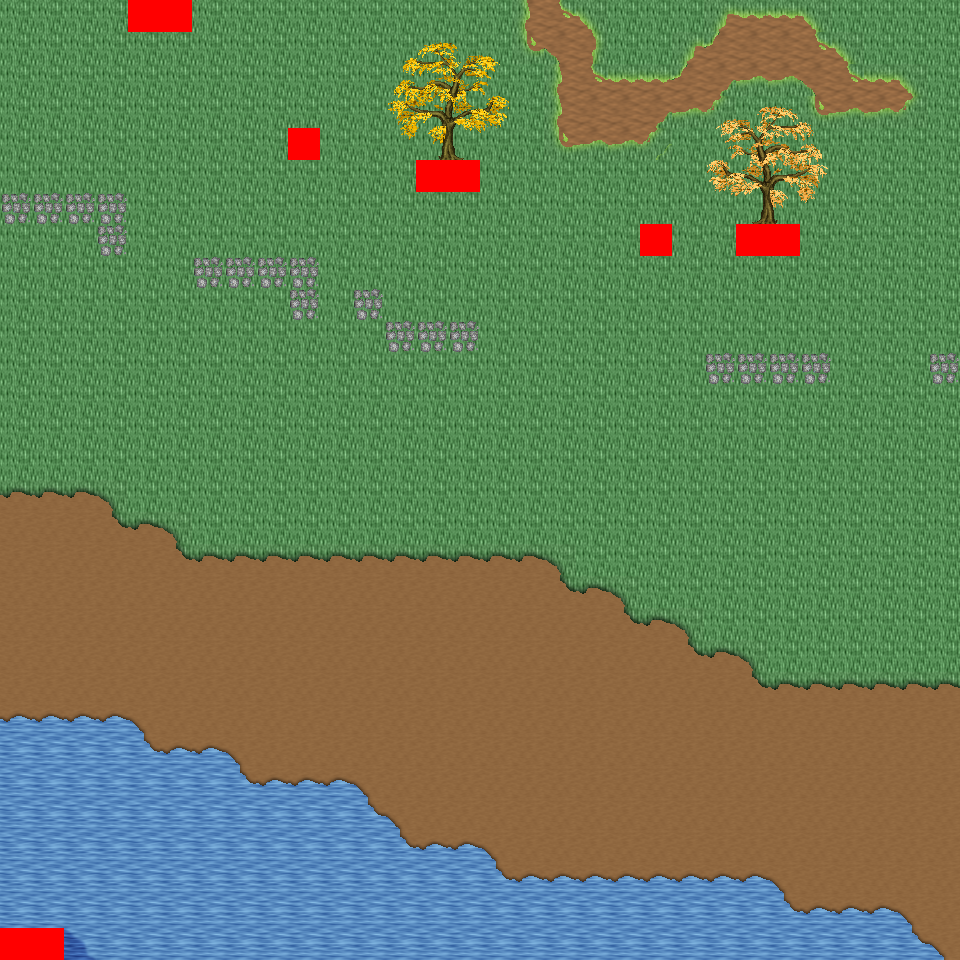

A level layout from a 2D game, rendered from its tile map. Below: a short description, then the map file with tile-grid data replaced by summaries:
An orthogonal 30x30 tile map with 32x32 px tiles, 6 tile layers (Ground, Object, Object2, Above, ...), 29 tilesets and 4 objects (4x mapExit).

<map version="1.0" orientation="orthogonal" renderorder="right-down" width="30" height="30" tilewidth="32" tileheight="32" nextobjectid="5">
  <tileset firstgid="1" name="tileset_logic_collision" tilewidth="32" tileheight="32" tilecount="1" columns="1">
    <image source="../drawable/tileset_logic_collision.png" width="32" height="32" />
  </tileset>
  <tileset firstgid="2" name="tileset_ground_ground" tilewidth="32" tileheight="32" tilecount="33" columns="3">
    <image source="../drawable/tileset_ground_ground.png" width="96" height="352" />
  </tileset>
  <tileset firstgid="35" name="tileset_building_castle" tilewidth="32" tileheight="32" tilecount="320" columns="20">
    <image source="../drawable/tileset_building_castle.png" width="640" height="512" />
  </tileset>
  <tileset firstgid="355" name="tileset_ground_grass_corners" tilewidth="32" tileheight="32" tilecount="24" columns="6">
    <image source="../drawable/tileset_ground_grass_corners.png" width="192" height="128" />
  </tileset>
  <tileset firstgid="379" name="tileset_ground_grass_edges" tilewidth="32" tileheight="32" tilecount="36" columns="12">
    <image source="../drawable/tileset_ground_grass_edges.png" width="384" height="96" />
  </tileset>
  <tileset firstgid="415" name="tileset_ground_water_pool" tilewidth="32" tileheight="32" tilecount="72" columns="3">
    <image source="../drawable/tileset_ground_water_pool.png" width="96" height="768" />
  </tileset>
  <tileset firstgid="487" name="tileset_ground_earth_edges" tilewidth="32" tileheight="32" tilecount="18" columns="6">
    <image source="../drawable/tileset_ground_earth_edges.png" width="192" height="96" />
  </tileset>
  <tileset firstgid="505" name="tileset_item_weapon_cannon" tilewidth="32" tileheight="32" tilecount="12" columns="3">
    <image source="../drawable/tileset_item_weapon_cannon.png" width="96" height="128" />
  </tileset>
  <tileset firstgid="517" name="tileset_item_pot_barrels_1" tilewidth="32" tileheight="32" tilecount="8" columns="4">
    <image source="../drawable/tileset_item_pot_barrels_1.png" width="128" height="64" />
  </tileset>
  <tileset firstgid="525" name="tileset_ground_cobbled_paving" tilewidth="32" tileheight="32" tilecount="1" columns="1">
    <image source="../drawable/tileset_ground_cobbled_paving.png" width="32" height="32" />
  </tileset>
  <tileset firstgid="526" name="tileset_ground_ridge_earth_pale" tilewidth="32" tileheight="32" tilecount="96" columns="12">
    <image source="../drawable/tileset_ground_ridge_earth_pale.png" width="384" height="256" />
  </tileset>
  <tileset firstgid="622" name="tileset_plant_bushes_and_trees" tilewidth="32" tileheight="32" tilecount="144" columns="16">
    <image source="../drawable/tileset_plant_bushes_and_trees.png" width="512" height="289" />
  </tileset>
  <tileset firstgid="766" name="tileset_plant_bush_leafy_2" tilewidth="32" tileheight="32" tilecount="12" columns="6">
    <image source="../drawable/tileset_plant_bush_leafy_2.png" width="192" height="64" />
  </tileset>
  <tileset firstgid="778" name="tileset_plant_bush_flowering" tilewidth="32" tileheight="32" tilecount="72" columns="8">
    <image source="../drawable/tileset_plant_bush_flowering.png" width="256" height="288" />
  </tileset>
  <tileset firstgid="850" name="tileset_plant_stump_small_stump" tilewidth="32" tileheight="32" tilecount="4" columns="2">
    <image source="../drawable/tileset_plant_stump_small_stump.png" width="64" height="64" />
  </tileset>
  <tileset firstgid="854" name="tileset_plant_tree_fall_trees" tilewidth="32" tileheight="32" tilecount="40" columns="8">
    <image source="../drawable/tileset_plant_tree_fall_trees.png" width="256" height="160" />
  </tileset>
  <tileset firstgid="894" name="tileset_logic_creature_animal" tilewidth="32" tileheight="32" tilecount="32" columns="8">
    <image source="../drawable/tileset_logic_creature_animal.png" width="256" height="128" />
  </tileset>
  <tileset firstgid="926" name="tileset_logic_creature_rodent" tilewidth="32" tileheight="32" tilecount="8" columns="8">
    <image source="../drawable/tileset_logic_creature_rodent.png" width="256" height="32" />
  </tileset>
  <tileset firstgid="934" name="tileset_plant_vine" tilewidth="32" tileheight="32" tilecount="3" columns="1">
    <image source="../drawable/tileset_plant_vine.png" width="32" height="96" />
  </tileset>
  <tileset firstgid="937" name="tileset_building_cottage" tilewidth="32" tileheight="32" tilecount="256" columns="16">
    <image source="../drawable/tileset_building_cottage.png" width="512" height="512" />
  </tileset>
  <tileset firstgid="1193" name="tileset_building_roof_thatched_roof" tilewidth="32" tileheight="32" tilecount="256" columns="16">
    <image source="../drawable/tileset_building_roof_thatched_roof.png" width="512" height="512" />
  </tileset>
  <tileset firstgid="1449" name="tileset_building_window_windows" tilewidth="32" tileheight="32" tilecount="256" columns="16">
    <image source="../drawable/tileset_building_window_windows.png" width="512" height="512" />
  </tileset>
  <tileset firstgid="1705" name="tileset_building_door_doors" tilewidth="32" tileheight="32" tilecount="256" columns="16">
    <image source="../drawable/tileset_building_door_doors.png" width="512" height="512" />
  </tileset>
  <tileset firstgid="1961" name="tileset_building_fence_fence_wooden" tilewidth="32" tileheight="32" tilecount="12" columns="3">
    <image source="../drawable/tileset_building_fence_fence_wooden.png" width="96" height="128" />
  </tileset>
  <tileset firstgid="1973" name="tileset_ground_ground_3" tilewidth="32" tileheight="32" tilecount="5" columns="5">
    <image source="../drawable/tileset_ground_ground_3.png" width="160" height="32" />
  </tileset>
  <tileset firstgid="1978" name="tileset_plant_tree_tree_darkgreen" tilewidth="32" tileheight="32" tilecount="88" columns="8">
    <image source="../drawable/tileset_plant_tree_tree_darkgreen.png" width="256" height="352" />
  </tileset>
  <tileset firstgid="2066" name="tileset_logic_portal" tilewidth="32" tileheight="32" tilecount="24" columns="8">
    <image source="../drawable/tileset_logic_portal.png" width="256" height="96" />
  </tileset>
  <tileset firstgid="2090" name="tileset_building_decoration_magician_banner" tilewidth="32" tileheight="32" tilecount="3" columns="3">
    <image source="../drawable/tileset_building_decoration_magician_banner.png" width="96" height="32" />
  </tileset>
  <tileset firstgid="2093" name="tileset_ground_ladder_vertical_dark" tilewidth="32" tileheight="32" tilecount="3" columns="3">
    <image source="../drawable/tileset_ground_ladder_vertical_dark.png" width="96" height="32" />
  </tileset>
  <layer name="Ground" width="30" height="30">
    <data>[900 cells, 900 non-empty, 6 distinct tile ids]</data>
  </layer>
  <layer name="Object" width="30" height="30">
    <data>[900 cells, 134 non-empty, 22 distinct tile ids]</data>
  </layer>
  <layer name="Object2" width="30" height="30">
    <data>[900 cells, 5 non-empty, 2 distinct tile ids]</data>
  </layer>
  <layer name="Above" width="30" height="30">
    <data>[900 cells, 32 non-empty, 32 distinct tile ids]</data>
  </layer>
  <layer name="Above2" width="30" height="30">
    <data>[900 cells, 0 non-empty, 0 distinct tile ids]</data>
  </layer>
  <layer name="Walkable" width="30" height="30">
    <data>[900 cells, 10 non-empty, 1 distinct tile ids]</data>
  </layer>
  <objectgroup name="MapEvents">
    <object id="1" name="north" type="mapExit" x="0" y="0" width="128" height="32">
      <properties>
        <property name="map" value="level_0_x34_y76" />
        <property name="x" value="0" />
        <property name="y" value="28" />
      </properties>
    </object>
    </objectgroup>
</map>
<!-- 3 of 4 objects omitted -->
